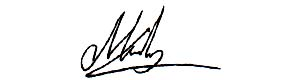
#> input picture series-standard/foreword/assets/signature-source.jpg, 300 x 80 px
$ python signature-vectorize.py
#> lines starting #> are read from the running program, lines starting #| are printed output that depends on the picture; long printed decimals are rounded
# Vectorizes the author's signature (signature-source.jpg) into signature.svg. Chosen output: T=130.
import numpy as np, potrace
from PIL import Image, ImageFilter
src=Image.open('signature-source.jpg').convert('L')
print('ink range', np.array(src).min(), np.percentile(np.array(src),5))
#| ink range 0 105.950
K=8
big=src.resize((src.width*K,src.height*K),Image.BICUBIC).filter(ImageFilter.GaussianBlur(K*0.8))
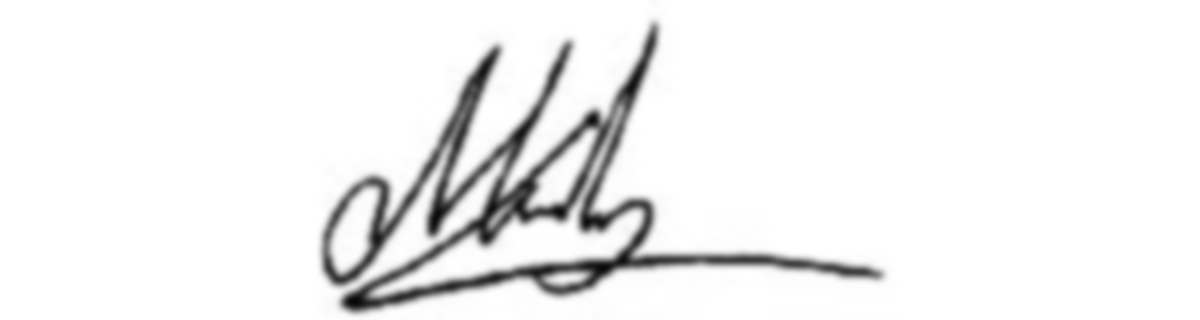
#> big: PIL image 2400x640 L (shown at 1/2 size); min 7, max 255, mean 241.1
a=np.array(big)
for T in (130,150):
#> (the run stopped early here; a loop or call above may not have finished)
